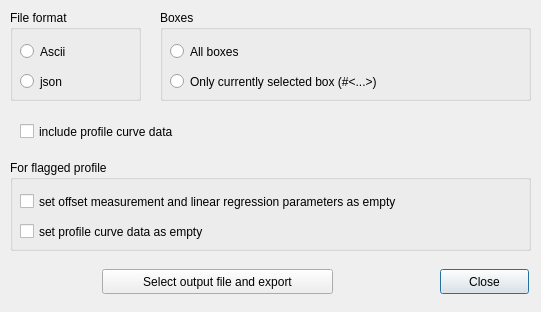
<?xml version="1.0" encoding="UTF-8"?>
<ui version="4.0">
 <class>Dialog_exportResult</class>
 <widget class="QDialog" name="Dialog_exportResult">
  <property name="windowModality">
   <enum>Qt::ApplicationModal</enum>
  </property>
  <property name="geometry">
   <rect>
    <x>0</x>
    <y>0</y>
    <width>541</width>
    <height>312</height>
   </rect>
  </property>
  <property name="sizePolicy">
   <sizepolicy hsizetype="Fixed" vsizetype="Fixed">
    <horstretch>0</horstretch>
    <verstretch>0</verstretch>
   </sizepolicy>
  </property>
  <property name="minimumSize">
   <size>
    <width>541</width>
    <height>312</height>
   </size>
  </property>
  <property name="maximumSize">
   <size>
    <width>541</width>
    <height>317</height>
   </size>
  </property>
  <property name="baseSize">
   <size>
    <width>541</width>
    <height>312</height>
   </size>
  </property>
  <property name="windowTitle">
   <string>Export results</string>
  </property>
  <property name="modal">
   <bool>true</bool>
  </property>
  <widget class="QGroupBox" name="groupBox_fileFormat">
   <property name="geometry">
    <rect>
     <x>10</x>
     <y>10</y>
     <width>131</width>
     <height>91</height>
    </rect>
   </property>
   <property name="title">
    <string>File format</string>
   </property>
   <widget class="QRadioButton" name="radioButton_ascii">
    <property name="geometry">
     <rect>
      <x>10</x>
      <y>30</y>
      <width>111</width>
      <height>23</height>
     </rect>
    </property>
    <property name="text">
     <string>Ascii</string>
    </property>
   </widget>
   <widget class="QRadioButton" name="radioButton_json">
    <property name="geometry">
     <rect>
      <x>10</x>
      <y>60</y>
      <width>111</width>
      <height>23</height>
     </rect>
    </property>
    <property name="text">
     <string>json</string>
    </property>
   </widget>
  </widget>
  <widget class="QCheckBox" name="checkBox_includeProfilesCurvesData">
   <property name="geometry">
    <rect>
     <x>20</x>
     <y>120</y>
     <width>311</width>
     <height>23</height>
    </rect>
   </property>
   <property name="text">
    <string>include profile curve data</string>
   </property>
  </widget>
  <widget class="QGroupBox" name="groupBox_Boxes">
   <property name="geometry">
    <rect>
     <x>160</x>
     <y>10</y>
     <width>371</width>
     <height>91</height>
    </rect>
   </property>
   <property name="title">
    <string>Boxes</string>
   </property>
   <widget class="QRadioButton" name="radioButton_allBoxes">
    <property name="geometry">
     <rect>
      <x>10</x>
      <y>30</y>
      <width>351</width>
      <height>23</height>
     </rect>
    </property>
    <property name="text">
     <string>All boxes</string>
    </property>
   </widget>
   <widget class="QRadioButton" name="radioButton_onlyCurrentBox">
    <property name="geometry">
     <rect>
      <x>10</x>
      <y>60</y>
      <width>351</width>
      <height>23</height>
     </rect>
    </property>
    <property name="text">
     <string>Only currently selected box (#&lt;...&gt;)</string>
    </property>
   </widget>
  </widget>
  <widget class="QPushButton" name="pushButton_close">
   <property name="geometry">
    <rect>
     <x>440</x>
     <y>269</y>
     <width>89</width>
     <height>25</height>
    </rect>
   </property>
   <property name="text">
    <string>Close</string>
   </property>
  </widget>
  <widget class="QPushButton" name="pushButton_selectOutputFileAndExport">
   <property name="geometry">
    <rect>
     <x>102</x>
     <y>269</y>
     <width>231</width>
     <height>25</height>
    </rect>
   </property>
   <property name="text">
    <string>Select output file and export</string>
   </property>
  </widget>
  <widget class="QGroupBox" name="groupBox_flaggedProfil">
   <property name="geometry">
    <rect>
     <x>10</x>
     <y>160</y>
     <width>521</width>
     <height>91</height>
    </rect>
   </property>
   <property name="title">
    <string>For flagged profile</string>
   </property>
   <widget class="QCheckBox" name="checkBox_setLinRegResultAsEmpty">
    <property name="geometry">
     <rect>
      <x>10</x>
      <y>30</y>
      <width>501</width>
      <height>23</height>
     </rect>
    </property>
    <property name="text">
     <string>set offset measurement and linear regression parameters as empty</string>
    </property>
   </widget>
   <widget class="QCheckBox" name="checkBox_setProfileCurveDataAsEmpty">
    <property name="geometry">
     <rect>
      <x>10</x>
      <y>60</y>
      <width>311</width>
      <height>23</height>
     </rect>
    </property>
    <property name="text">
     <string>set profile curve data as empty</string>
    </property>
   </widget>
  </widget>
 </widget>
 <tabstops>
  <tabstop>radioButton_ascii</tabstop>
  <tabstop>radioButton_json</tabstop>
  <tabstop>radioButton_allBoxes</tabstop>
  <tabstop>radioButton_onlyCurrentBox</tabstop>
  <tabstop>checkBox_includeProfilesCurvesData</tabstop>
  <tabstop>checkBox_setLinRegResultAsEmpty</tabstop>
  <tabstop>checkBox_setProfileCurveDataAsEmpty</tabstop>
  <tabstop>pushButton_selectOutputFileAndExport</tabstop>
  <tabstop>pushButton_close</tabstop>
 </tabstops>
 <resources/>
 <connections/>
</ui>
